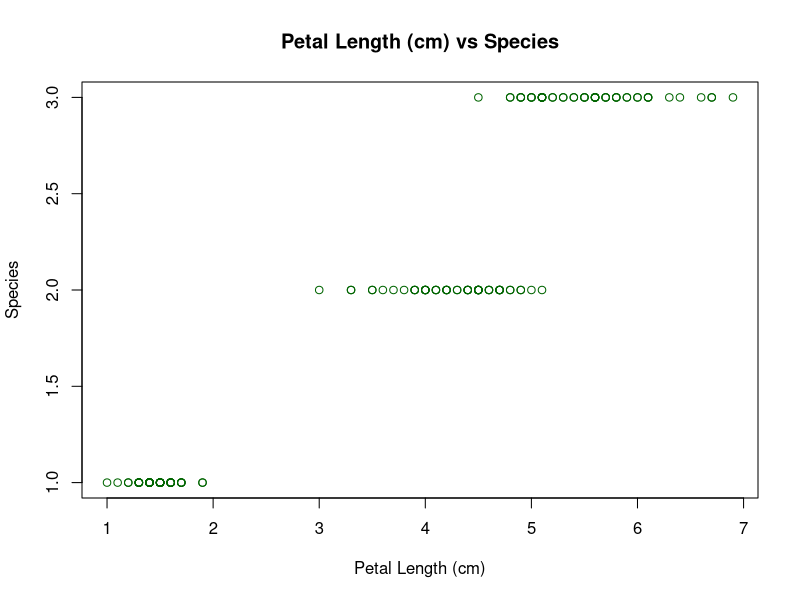

Recreate this plot in R.
data("iris")
#print(iris)

#1(d): Create a scatter plot with Species along the Y axis and Petal Length along the X axis

plot(x = iris$Petal.Length,y = iris$Species,
     xlab = "Petal Length (cm)", ylab = "Species",
     main = "Petal Length (cm) vs Species", col = "darkgreen")